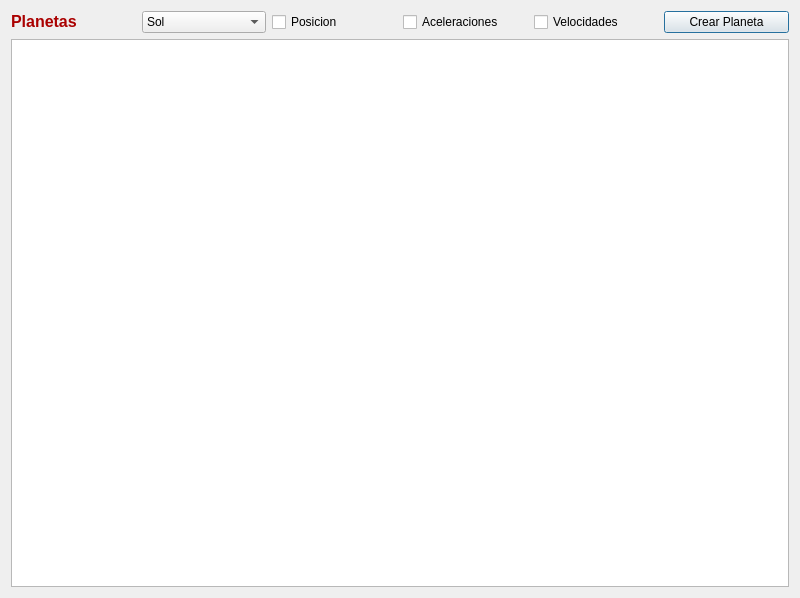
<?xml version="1.0" encoding="UTF-8"?>
<ui version="4.0">
 <class>Dialog</class>
 <widget class="QDialog" name="Dialog">
  <property name="geometry">
   <rect>
    <x>0</x>
    <y>0</y>
    <width>800</width>
    <height>598</height>
   </rect>
  </property>
  <property name="maximumSize">
   <size>
    <width>1920</width>
    <height>1080</height>
   </size>
  </property>
  <property name="windowTitle">
   <string>Sistema de Gravitación</string>
  </property>
  <layout class="QGridLayout" name="gridLayout">
   <item row="0" column="0">
    <layout class="QHBoxLayout" name="horizontalLayout">
     <item>
      <widget class="QLabel" name="label">
       <property name="styleSheet">
        <string notr="true">font: 8pt &quot;MV Boli&quot;;</string>
       </property>
       <property name="text">
        <string>&lt;html&gt;&lt;head/&gt;&lt;body&gt;&lt;p align=&quot;justify&quot;&gt;&lt;span style=&quot; font-size:12pt; font-weight:600; color:#aa0000;&quot;&gt;Planetas&lt;/span&gt;&lt;/p&gt;&lt;/body&gt;&lt;/html&gt;</string>
       </property>
      </widget>
     </item>
     <item>
      <widget class="QComboBox" name="comboBox">
       <item>
        <property name="text">
         <string>Sol</string>
        </property>
       </item>
       <item>
        <property name="text">
         <string>Planeta 1</string>
        </property>
       </item>
       <item>
        <property name="text">
         <string>Planeta 2</string>
        </property>
       </item>
      </widget>
     </item>
     <item>
      <widget class="QCheckBox" name="checkBox_3">
       <property name="enabled">
        <bool>true</bool>
       </property>
       <property name="text">
        <string>Posicion</string>
       </property>
       <property name="tristate">
        <bool>false</bool>
       </property>
      </widget>
     </item>
     <item>
      <widget class="QCheckBox" name="checkBox">
       <property name="text">
        <string>Aceleraciones</string>
       </property>
      </widget>
     </item>
     <item>
      <widget class="QCheckBox" name="checkBox_2">
       <property name="text">
        <string>Velocidades</string>
       </property>
      </widget>
     </item>
     <item>
      <widget class="QPushButton" name="pushButton">
       <property name="text">
        <string>Crear Planeta</string>
       </property>
      </widget>
     </item>
    </layout>
   </item>
   <item row="1" column="0">
    <widget class="QGraphicsView" name="Mapa"/>
   </item>
  </layout>
 </widget>
 <resources/>
 <connections/>
</ui>
